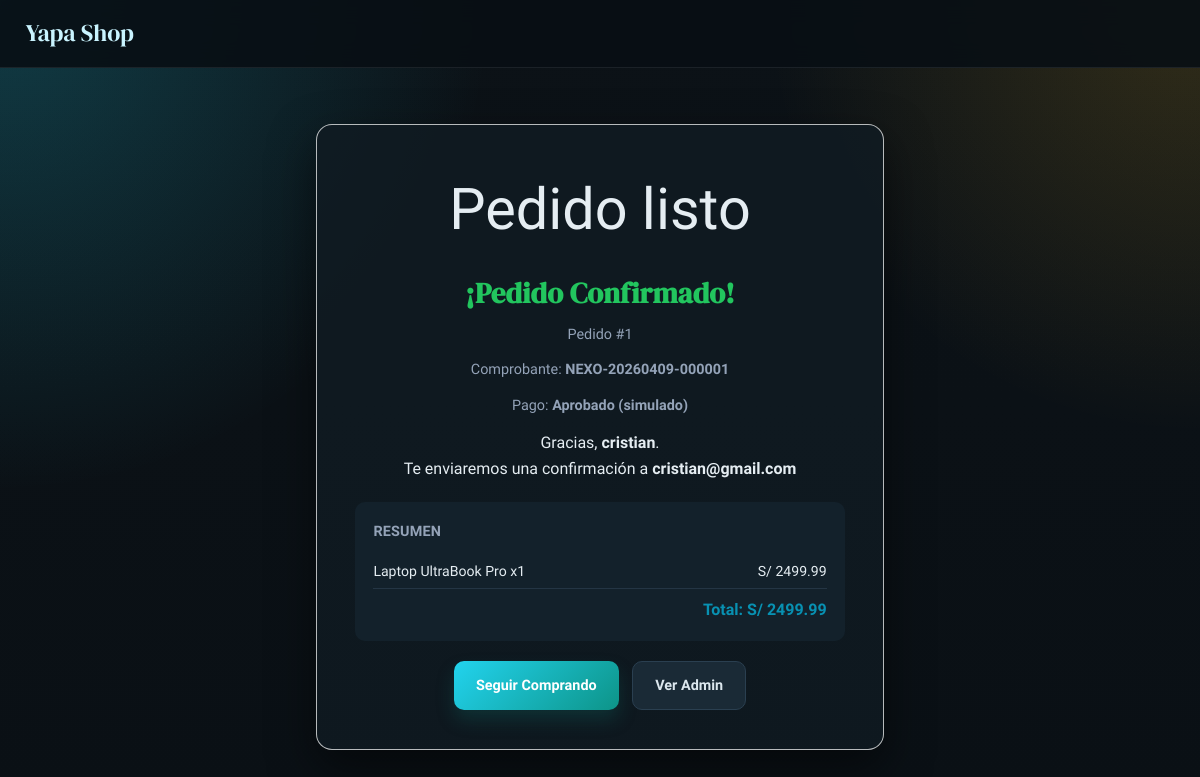
Before: /store/order/1 with the older database file.
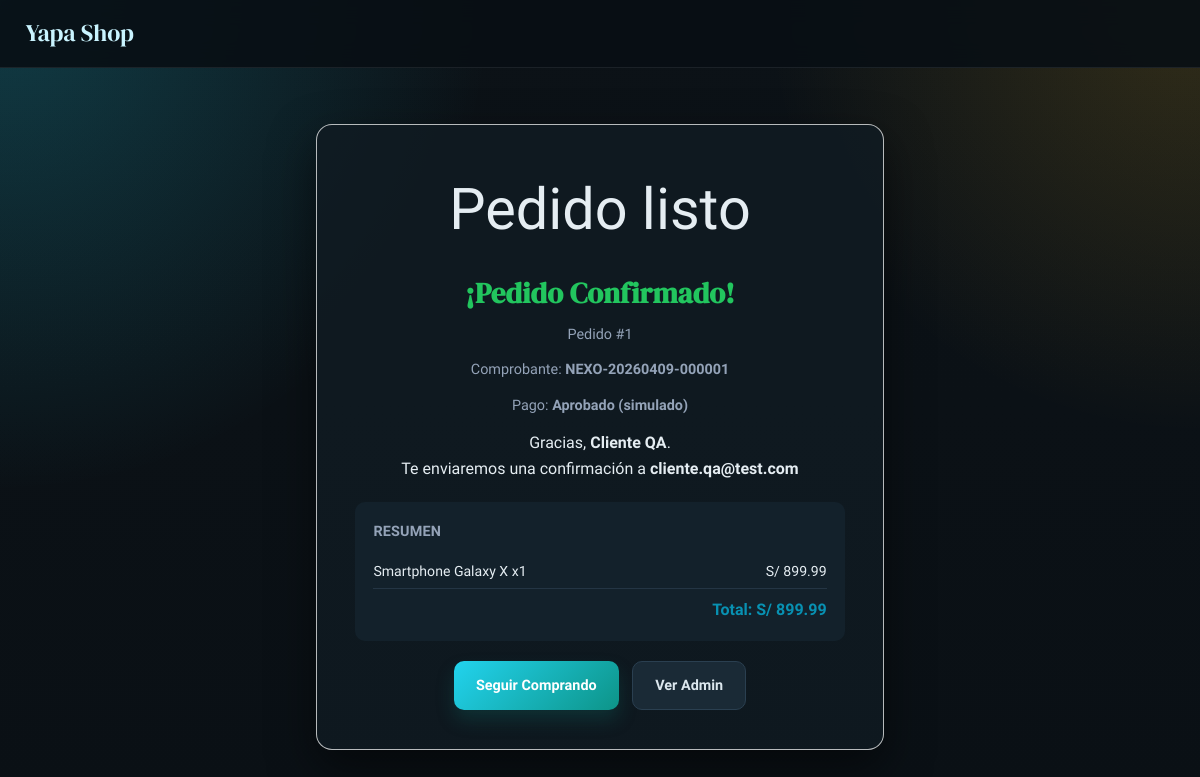
After: the same page with the newer database file.
### models.py (models this page shows, shortened)
class Order(db.Model):
    __tablename__ = 'orders'
    id = db.Column(db.Integer, primary_key=True)
    session_id = db.Column(db.String(100), nullable=False)
    items_json = db.Column(db.Text, nullable=False, default='[]')  # JSON list of {product_id, qty, price}
    total = db.Column(db.Float, default=0.0)
    customer_name = db.Column(db.String(200), default='')
    customer_email = db.Column(db.String(200), default='')
    customer_address = db.Column(db.Text, default='')
    status = db.Column(db.String(50), default='pending')  # pending, confirmed, shipped, cancelled
    created_at = db.Column(db.DateTime, default=datetime.utcnow)
    @property
    def items(self):
        return json.loads(self.items_json)

### app.py (the view)
@app.route('/store/order/<int:order_id>')
def store_order_success(order_id):
    order = Order.query.get_or_404(order_id)
    receipt_code = generate_receipt_code(order)
    return render_template('store/order_success.html', order=order, receipt_code=receipt_code)

### app.py (called while the page is built, shortened)
def current_admin_user():
    return session.get('admin_user', 'anonymous')

def current_admin_role():
    return session.get('admin_role', 'guest')

def ensure_csrf_token():
    token = session.get('csrf_token')
    if not token:
        token = secrets.token_hex(16)
        session['csrf_token'] = token
    return token

@app.context_processor
def inject_session_context():
    return {
        'csrf_token': ensure_csrf_token(),
        'admin_role': current_admin_role(),
        'admin_user': current_admin_user(),
        'product_image_src': product_image_src,
        'product_image_proxy_src': product_image_proxy_src
    }

@app.before_request
def enforce_admin_csrf():
    return None

@app.after_request
def set_security_headers(response):
    response.headers['X-Content-Type-Options'] = 'nosniff'
    response.headers['X-Frame-Options'] = 'SAMEORIGIN'
    response.headers['Referrer-Policy'] = 'strict-origin-when-cross-origin'
    response.headers['X-XSS-Protection'] = '1; mode=block'
    csp = (
        "default-src 'self' https: data: 'unsafe-inline' 'unsafe-eval'; "
        "img-src 'self' https: http: data: blob:"
    )
    response.headers['Content-Security-Policy'] = csp
    return response

def generate_receipt_code(order):
    created_key = order.created_at.strftime('%Y%m%d') if order.created_at else datetime.utcnow().strftime('%Y%m%d')
    return f'NEXO-{created_key}-{order.id:06d}'

### templates/store/order_success.html (shortened to what this page needs)
<!DOCTYPE html>
<html lang="es">
<head>
    <link rel="stylesheet" href="{{ url_for('static', filename='css/style.css') }}">
</head>
<body class="store-page">
    <header class="store-header">
        <div class="header-inner">
            <a href="{{ url_for('store_home') }}" class="store-logo">Yapa Shop</a>
        </div>
    </header>
    <main class="success-page">
        <div class="success-container" id="order-success-container">
            <div class="success-icon">Pedido listo</div>
            <h1 id="order-success-title">¡Pedido Confirmado!</h1>
            <p class="order-id" id="order-id">Pedido #{{ order.id }}</p>
            <p class="order-id">Comprobante: <strong>{{ receipt_code }}</strong></p>
            <p class="order-id">Pago: <strong>Aprobado (simulado)</strong></p>
            <p>Gracias, <strong id="customer-name">{{ order.customer_name }}</strong>.</p>
            <p>Te enviaremos una confirmación a <strong id="customer-email">{{ order.customer_email }}</strong></p>
            <div class="order-summary" id="order-summary">
                <h2>Resumen</h2>
                {% for item in order.items %}
                <div class="order-item">
                    <span>{{ item.product_name }} x{{ item.qty }}</span>
                    <span>S/ {{ "%.2f"|format(item.price * item.qty) }}</span>
                </div>
                {% endfor %}
                <div class="order-total">
                    <strong>Total: S/ {{ "%.2f"|format(order.total) }}</strong>
                </div>
            </div>
            <div class="success-actions">
                <a href="{{ url_for('store_home') }}" class="btn btn-primary" id="btn-continue-shopping">Seguir Comprando</a>
                <a href="{{ url_for('admin_inventory') }}" class="btn btn-secondary" id="btn-go-admin">Ver Admin</a>
            </div>
        </div>
    </main>
</body>
</html>

### static/css/style.css (style rules this page uses)
:root { --primary: #22d3ee; --primary-dark: #0891b2; --primary-soft: #103844; --success: #22c55e; --danger: #ef4444; --warning: #f59e0b; --accent: #fbbf24; --text: #e5edf2; --text-muted: #94a3b8; --bg: #0c1217; --bg-deep: #0f1a21; --card-bg: rgba(17, 27, 35, 0.82); --border: #243544; --sidebar-bg: #0b1218; --sidebar-text: #b8c9d6; --shadow: 0 10px 30px rgba(0, 0, 0, 0.35); --shadow-lg: 0 18px 45px rgba(0, 0, 0, 0.5); --radius: 16px; --radius-sm: 10px; }
* { box-sizing: border-box; margin: 0; padding: 0; }
body { font-family: 'Plus Jakarta Sans', sans-serif; color: var(--text); line-height: 1.6; background: radial-gradient(circle at 0% 0%, rgba(34, 211, 238, 0.22), transparent 34%), radial-gradient(circle at 100% 0%, rgba(251, 191, 36, 0.16), transparent 30%), linear-gradient(180deg, #0c1217 0%, #0a1015 100%); }
h1, h2, h3 { font-family: 'DM Serif Display', serif; letter-spacing: 0.2px; }
.btn { display: inline-flex; align-items: center; justify-content: center; gap: .5rem; padding: .75rem 1.4rem; border-radius: var(--radius-sm); font-family: inherit; font-size: .9rem; font-weight: 700; cursor: pointer; border: none; transition: transform .2s, box-shadow .2s, background .2s; text-decoration: none; }
.btn-primary { background: linear-gradient(135deg, var(--primary), #0d9488); color: #fff; box-shadow: 0 10px 18px rgba(15, 118, 110, .25); }
.btn-secondary { background: #1a2a36; color: #dce7ee; border: 1px solid #2a3f50; }
.store-header { position: sticky; top: 0; z-index: 100; backdrop-filter: blur(12px); background: rgba(8, 15, 21, 0.9); border-bottom: 1px solid rgba(255,255,255,.08); }
.header-inner { display: flex; align-items: center; gap: 1.3rem; max-width: 1400px; margin: 0 auto; padding: .9rem 1.6rem; }
.store-logo { font-family: 'DM Serif Display', serif; font-size: 1.5rem; font-weight: 400; color: #c9f4ff; text-decoration: none; }
.success-page { max-width: 620px; margin: 3.5rem auto; padding: 0 1.6rem; text-align: center; }
.success-container { background: var(--card-bg); padding: 2.4rem; border-radius: var(--radius); box-shadow: var(--shadow-lg); border: 1px solid rgba(255,255,255,.7); }
.success-icon { font-size: 3.6rem; margin-bottom: .9rem; }
.success-container h1 { font-size: 1.8rem; color: var(--success); margin-bottom: .4rem; }
.order-id { color: var(--text-muted); font-size: .9rem; margin-bottom: .8rem; }
.order-summary { text-align: left; background: #13212b; padding: 1.15rem; border-radius: var(--radius-sm); margin: 1.3rem 0; }
.order-summary h2 { font-size: .9rem; font-weight: 700; text-transform: uppercase; color: var(--text-muted); margin-bottom: .7rem; font-family: 'Plus Jakarta Sans', sans-serif; }
.order-item { display: flex; justify-content: space-between; padding: .35rem 0; font-size: .88rem; }
.order-total { display: flex; justify-content: flex-end; padding-top: .45rem; font-size: 1rem; font-weight: 800; color: var(--primary-dark); border-top: 1px solid var(--border); }
.success-actions { display: flex; gap: .8rem; justify-content: center; flex-wrap: wrap; }

Changed rows visible on the page:
changed Order id 1: customer_name "cristian" → "Cliente QA"; customer_email "cristian@gmail.com" → "cliente.qa@test.com"; total "2499.99" → "899.99"
Other visible differences:
new list line: "Smartphone Galaxy X x 1 S/ 899.99"
list line gone: "Laptop UltraBook Pro x 1 S/ 2499.99"
